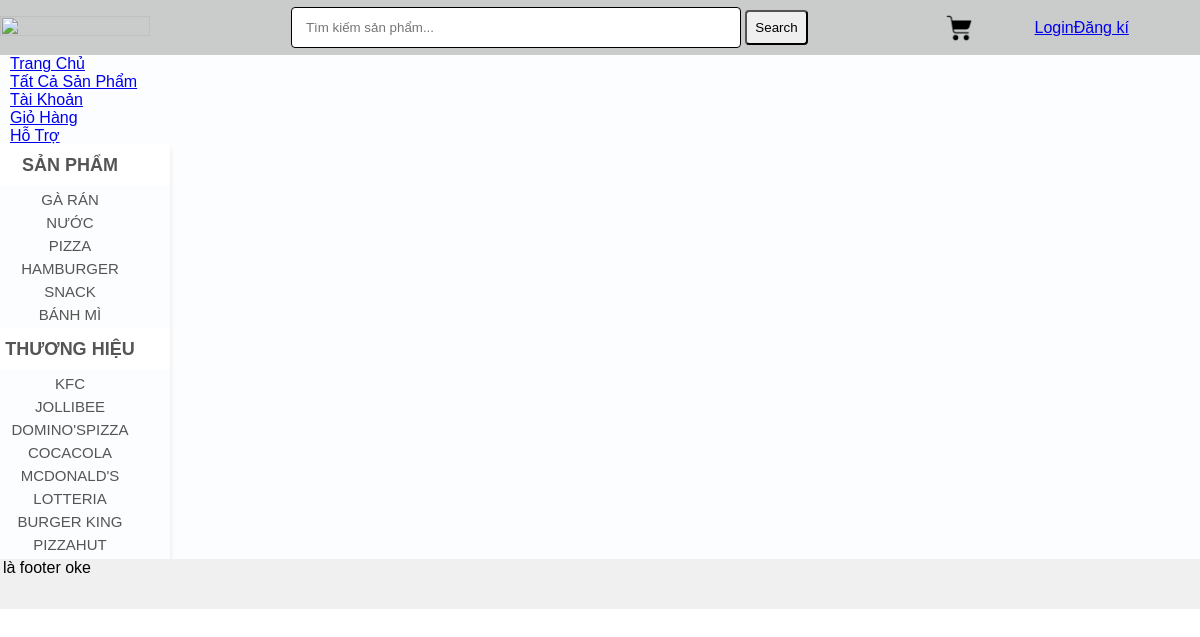
Screenshot of /.history/index_20210612145139.php with the database file from the repository.
### tables this page shows
CREATE TABLE `categories` (
  `cat_id` int(100) NOT NULL,
  `cat_title` varchar(100) NOT NULL,
  `visible` tinyint(1) NOT NULL DEFAULT 1
);

CREATE TABLE `brands` (
  `brand_id` int(100) NOT NULL,
  `brand_title` varchar(250) NOT NULL,
  `visible` tinyint(1) NOT NULL DEFAULT 1
);

### .history/index_20210612145139.php (the view, shortened to what this page needs)
<?php
include("includes/db.php");
?>
<!DOCTYPE html>
<html lang="en" dir="ltr">
  <head>
    <link rel="stylesheet" href="styles/style.css" media="all">
  </head>
  <body>
    <div class="main_wrapper">
     <div class="header_wrapper">
      <div class="header_logo">
         <a href="index.php">
         <img id="logo" src="images/metrixcode100x30.png" width="100px" height="20px">
         </a>
      </div>
      <div id="form">
      <form method="get" action="results.php" enctype="multipart/form-data">
      <input type="text" name="user_query" placeholder="Tìm kiếm sản phẩm...">
      <input type="submit" name="search" value="Search">
      </form>
      </div>
      <div class="cart">
        <ul>
          <li class="dropdown_header_cart">
            <div id="notification_total_art" class="shopping_cart">
              <img src="images/cart_icon.png" id="cart_image">
            </div>
          </li>
        </ul>
      </div>
      <div class="register_login">
        <div class="login">
          <a href="index.php?action=login">Login</a></div>
          <div class="register"><a href="custommer_register.php">Đăng kí</a></div>
      </div>
    </div>
    <div class="menu_bar">
      <ul id="menu">
        <li><a href="index.php">Trang Chủ</a></li>
        <li><a href="all_product.php">Tất Cả Sản Phẩm</a></li>
        <li><a href="customer/my account.php">Tài Khoản</a></li>
        <li><a href="cart.php">Giỏ Hàng</a></li>
        <li><a href="contact.php">Hỗ Trợ</a></li>
      </ul>
    </div>
      <div class="content_wrapper">
        <div id="sidebar">
          <div id="sidebar_title">Sản phẩm</div>
          <ul id="cats">
            <?php
            $get_cats = "select * from categories";
            $run_cats = mysqli_query($con, $get_cats);
            while($row_cats=mysqli_fetch_array($run_cats)){
              $cat_id = $row_cats['cat_id'];
              $cat_title = $row_cats['cat_title'];
              echo "<li><a href='index.php?cat=$cat_id'>$cat_title</a></li>";
            }
            ?>
          </ul>
          <div id="sidebar_title">Thương hiệu</div>
          <ul id="cats">
            <?php
            $get_brands = "select * from brands";
            $run_brands = mysqli_query($con, $get_brands);
            while($row_brands = mysqli_fetch_array($run_brands)){
              $brand_id = $row_brands['brand_id'];
              $brand_title = $row_brands['brand_title'];
              echo "<li><a href='index.php?brand=$brand_id'>$brand_title</a></li>";
            }
            ?>
          </ul>
        </div>
      </div>
      <div id="footer">
        Đây là footer oke
      </div>
    </div>
  </body>
</html>

### styles/style.css (style rules this page uses)
html, body, div, span, applet, object, iframe, h1, h2, h3, h4, h5, h6, p, blockquote, pre, a, abbr, acronym, address, big, cite, code, del, dfn, em, img, ins, kbd, q, s, samp, small, strike, strong, sub, sup, tt, var, b, u, i, center, dl, dt, dd, ol, ul, li, fieldset, form, label, legend, table, caption, tbody, tfoot, thead, tr, th, td, article, aside, canvas, details, embed, figure, figcaption, footer, header, hgroup, menu, nav, output, ruby, section, summary, time, mark, audio, video { margin: 0; border: 0; font-size: 100%; font: inherit; vertical-align: baseline; font-family: Arial, Helvetica, sans-serif; }
.main_wrapper { width: 1260px; height: auto; margin: auto; background: #FCFDFE; display: flex; flex-direction: column; }
.header_wrapper { width: 100%; height: 55px; margin: auto; background: rgba(0, 0, 0, .2); display: flex; flex-direction: row; justify-content: space-evenly; align-items: center; }
.header_logo { float: left; width: 150px; }
#logo { width: 150px; margin-left: 15px; }
#form { float: left; width: 53%; padding-left: 100px; }
#form input { padding: 8px; }
#form input[type="submit"] { border-radius: 4px; outline:none; }
#form input[type=text] { width: 450px; box-sizing: border-box; border: 1px solid black; border-radius: 4px; outline:none; padding: 12px 14px; margin-left: 40px; transition:0.6s ease-in-out; }
.cart { float: left; margin: 5px 10px 0px 15px; cursor: pointer; height: 35px; position: relative; top: 0px; right: 20px; width: 60px; text-align: center; z-index: 1000; }
.cart img { width: 30px; }
.cart ul { padding: 0; margin: 0; list-style: none; position: relative; width: auto; z-index: 1; }
.register_login { float: left; width: 180px; display: flex; }
.content_wrapper { width: 1260px; margin: auto; }
#sidebar { width: 200px; float: left; height: auto; text-transform:uppercase; box-shadow: 0px 5px 5px rgba(0,0,0,0.1); }
#sidebar_title { background: white; color: #555; font-size: 18px; padding: 10px; font-family: Arial, Helvetica, sans-serif; text-align: center; text-transform: uppercase; font-weight: bold; }
#cats { text-align: center; padding: 0; }
#cats li { list-style: none; margin: 5px; }
#cats a { color: #555; padding: 8px; margin: 5px; text-align: center; font-size: 15px; text-decoration: none; font-family: Verdana, Geneva, Tahoma, sans-serif; }
body { width: 100%; display: flex; align-items: center; justify-content: center; font-family: Arial, Helvetica, sans-serif; }
#footer { width: 1260px; height: 50px; background-color: #f0f0f0; clear: both; }

### rows the page displays
categories: cat_title "GÀ RÁN"
categories: cat_title "NƯỚC"
categories: cat_title "PIZZA"
categories: cat_title "HAMBURGER"
categories: cat_title "SNACK"
categories: cat_title "BÁNH MÌ"
brands: brand_title "KFC"
brands: brand_title "JOLLIBEE"
brands: brand_title "DOMINO'SPIZZA"
brands: brand_title "COCACOLA"
brands: brand_title "MCDONALD'S"
brands: brand_title "LOTTERIA"
brands: brand_title "BURGER KING"
brands: brand_title "PIZZAHUT"
